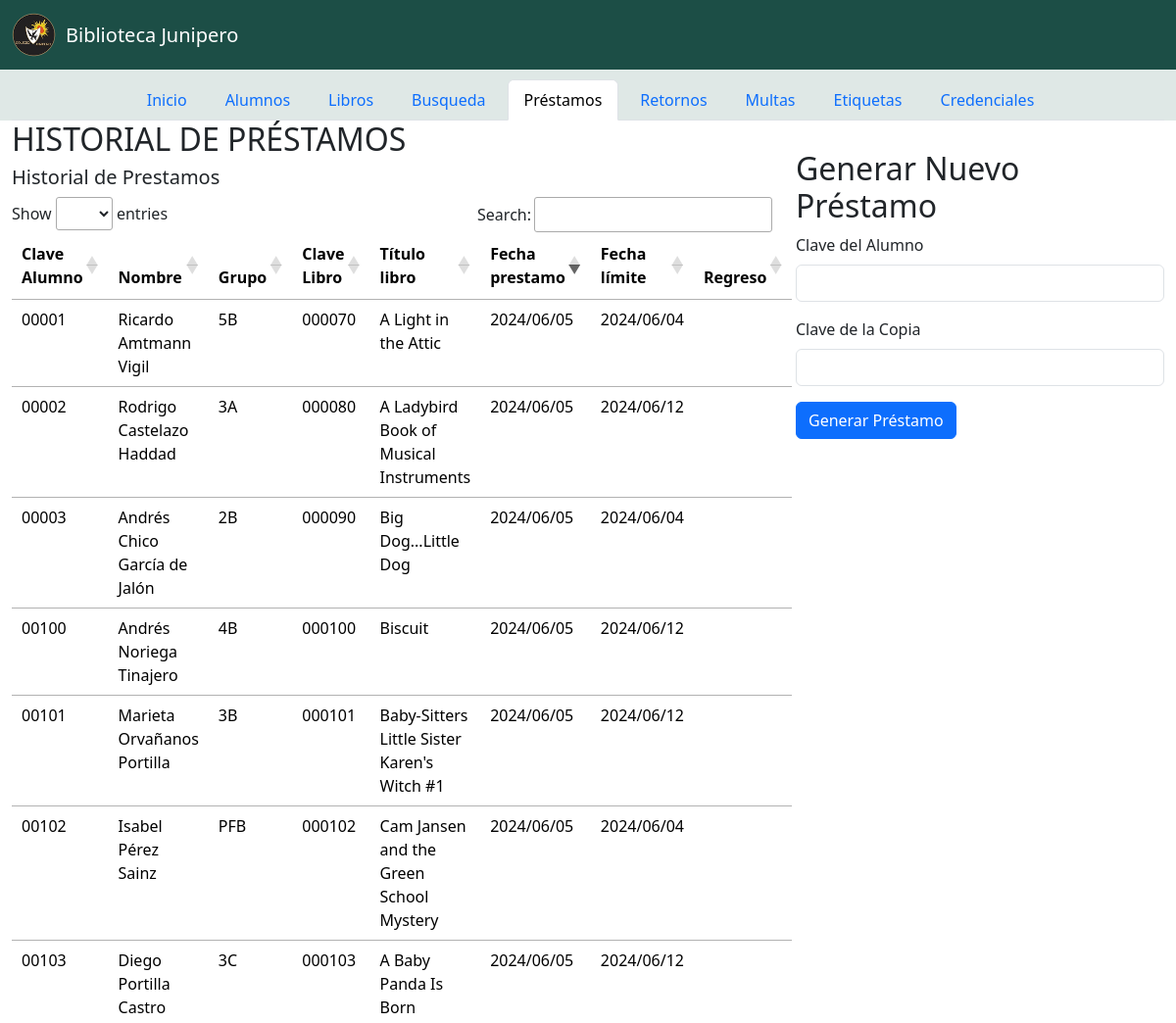
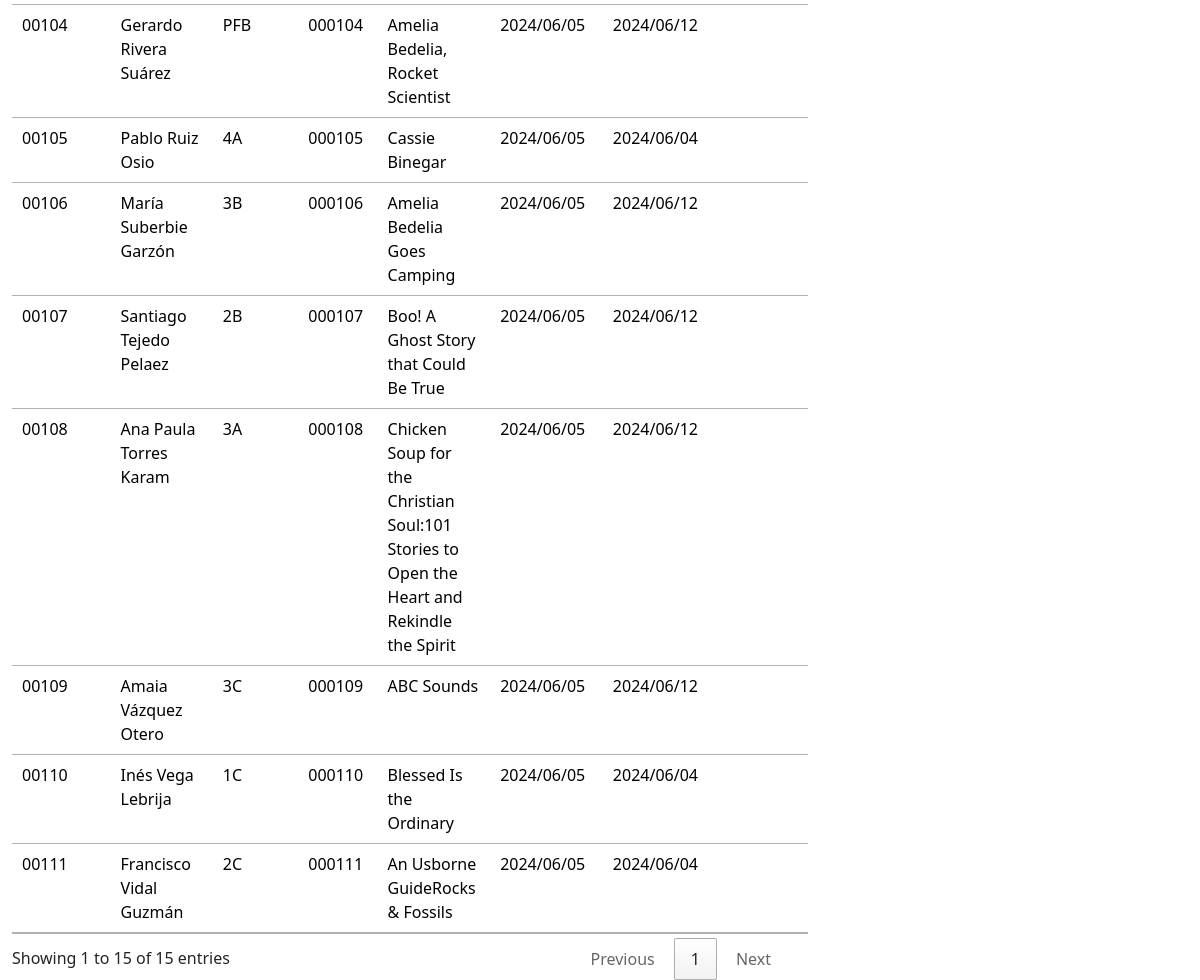
/prestamo, run on an earlier commit of the app's database (2 pictures, top to bottom).
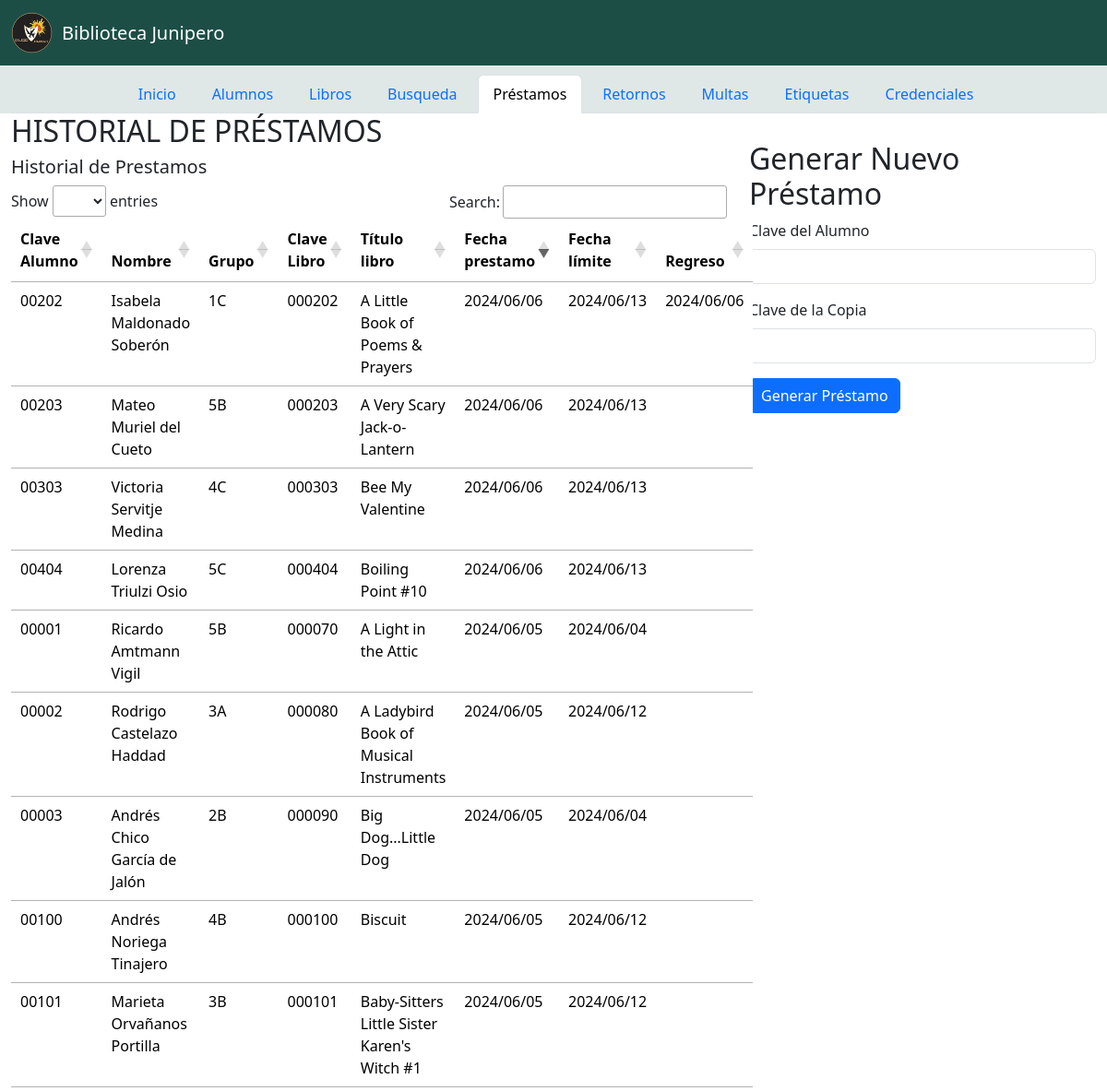
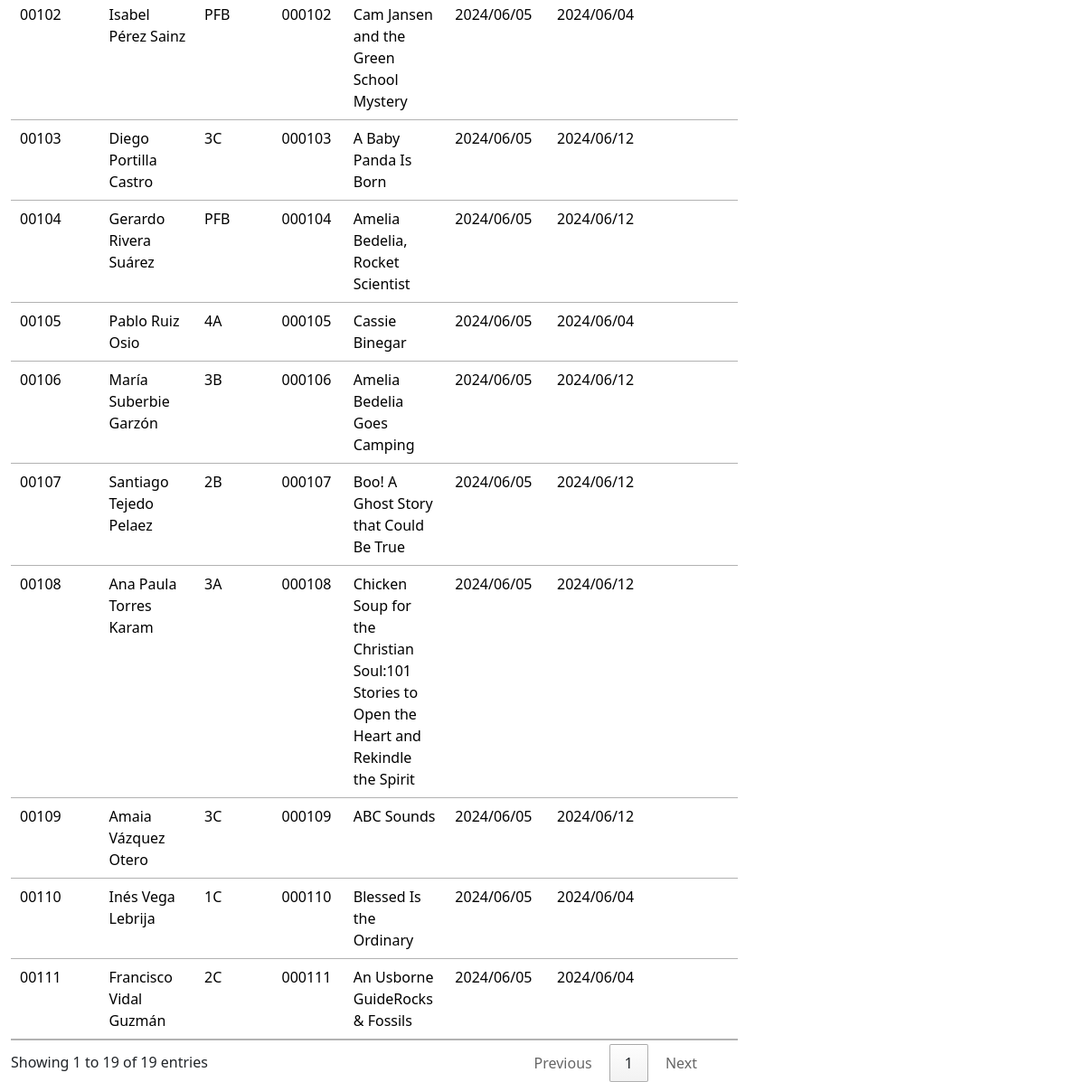
And on a later commit of the database (2 pictures, top to bottom).
### biblio_app/models.py (models this page shows, shortened)
class Prestamo(models.Model):
    clave_alumno = models.ForeignKey('Alumno', on_delete=models.CASCADE)
    clave_copia = models.ForeignKey('Copia', on_delete=models.CASCADE)
    activo = models.BooleanField(default=True)
    regreso = models.DateField(null=True)  # Campo que acepta fecha (día, mes y año)
    fecha_regreso = models.DateField(null=True,blank=True)  # Campo que acepta fecha (día, mes y año)
    fecha_creacion = models.DateField(null=True,blank=True) # Capo de la fecha que se crea el prestamo

class Alumno(models.Model):
    clave = models.AutoField(primary_key=True)
    nombre = models.CharField(max_length=50)
    apellido = models.CharField(max_length=50)
    grupo = models.IntegerField()
    clase = models.CharField(max_length=10, null=True, blank=True)
    sacalibro = models.BooleanField(default=False)
    def __str__(self):
        return f"{self.nombre} {self.apellido} "

class Copia(models.Model):
    clavecopia = models.AutoField(primary_key=True)  # Autogenerar un entero para la clave de copia
    codigolibro = models.ForeignKey(Libro, on_delete=models.CASCADE)  # Llave foránea de Libro
    disponible = models.BooleanField(default=True)
    clavealumno = models.ForeignKey('Alumno', null=True, blank=True, on_delete=models.SET_NULL)

class Libro(models.Model):
    codigolibro = models.AutoField(primary_key=True)  # Autogenerar un entero para el código del libro
    titulo = models.CharField(max_length=128)
    autor = models.CharField(max_length=240)
    ilustrador = models.CharField(max_length=100, null=True, blank=True)
    fechapublicacion = models.IntegerField(null=True, blank=True)
    editorial = models.CharField(max_length=100)
    numerotomo = models.CharField(max_length=100, null=True, blank=True)
    caracteristicasespeciales = models.TextField(null=True, blank=True)
    dewy = models.CharField(max_length=45, null=True, blank=True)  # Cambio de nombre a 'dewy'
    item = models.CharField(max_length=45, null=True, blank=True)  # Cambio de nombre a 'dewy'
    publicodirigido = models.CharField(max_length=45, null=True, blank=True)
    palabrasclave = models.TextField(null=True, blank=True)

### biblio_app/views.py (the view)
# urls.py: path('prestamo', prestamos),
def prestamos(request):
    query = request.GET.get('q')
    if query:
        if query.isdigit():
            query = str(int(query))
        prestamo = Prestamo.objects.filter(
            Q(clave_alumno__clave__icontains=query) |
            Q(clave_copia__clave__icontains=query)
        ).distinct()
    else:
        prestamo = Prestamo.objects.all()
    prestamo = prestamo.order_by(F('fecha_creacion').desc(nulls_last=True))
    return render(request, "prestamo.html", context={"current_tab": "prestamo", "prestamo": prestamo})

### biblio_app/templates/prestamo.html (shortened to what this page needs)
<!DOCTYPE html>
{% extends "index.html" %}
{% load static %}
{% block main_content %}
<div class="container-fluid justify-content-center" style=" margin-right: 30px;">
  <div class="row">
    <div class="col-md-8">
      <h2>HISTORIAL DE PRÉSTAMOS</h2>
      <h5>Historial de Prestamos</h5>
      <table class="table table-hover">
        <thead>
          <tr>
            <th>Clave Alumno</th>
            <th>Nombre </th>
            <th>Grupo</th>
            <th>Clave Libro</th>
            <th>Título libro</th>
            <th>Fecha prestamo</th>
            <th>Fecha límite</th>
            <th>Regreso</th>
          </tr>
        </thead>
        <tbody>
          {% for prestamo in prestamo %}
          <tr>
            <td>{{ prestamo.clave_alumno.clave|stringformat:"05d" }}</td>
            <td>{{ prestamo.clave_alumno }} </td>
            <td>
              {% if prestamo.clave_alumno.grupo == 0 %}
                    PF{{prestamo.clave_alumno.clase}}
              {% else %}
                  {{ prestamo.clave_alumno.grupo }}{{prestamo.clave_alumno.clase}}
              {% endif %}
            </td>
            <td>{{ prestamo.clave_copia.clavecopia|stringformat:"06d" }}</td>
            <td>{{ prestamo.clave_copia.codigolibro.titulo }}</td>
            <td>{% if prestamo.fecha_creacion  %} {{ prestamo.fecha_creacion|date:"Y/m/d" }} {%endif%}</td>
            <td>{{ prestamo.regreso|date:"Y/m/d" }}</td>
            <td>{% if prestamo.fecha_regreso  %} {{ prestamo.fecha_regreso|date:"Y/m/d" }} {%endif%}</td>
          </tr>
          {% endfor %}
        </tbody>
      </table>
    </div>
    <div class="col-md-4" style="margin-top: 30px;">
      <h2>Generar Nuevo Préstamo</h2>
      <form method="post" action="/nuevoprestamo">
        <div class="mb-3">
          <label for="clave_alumno" class="form-label">Clave del Alumno</label>
          <input type="text" class="form-control" id="clave_alumno" name="clave_alumno">
        </div>
        <div class="mb-3">
          <label for="clave_copia" class="form-label">Clave de la Copia</label>
          <input type="text" class="form-control" id="clave_copia" name="clave_copia">
        </div>
        <button type="submit" class="btn btn-primary">Generar Préstamo</button>
      </form>
    </div>
  </div>
</div>
</body>
{% endblock %}

### biblio_app/templates/index.html (shortened to what this page needs)
<!DOCTYPE html>
{% load static %}
<html lang="en">
  <head>
    <link href="https://cdn.jsdelivr.net/npm/bootstrap@5.3.2/dist/css/bootstrap.min.css" rel="stylesheet">
    <link rel="stylesheet" type="text/css" href="https://cdn.datatables.net/1.11.5/css/jquery.dataTables.css">
    <link rel="stylesheet" href="https://cdnjs.cloudflare.com/ajax/libs/font-awesome/5.15.2/css/all.min.css" />
  </head>
  <body style="margin-top: 0; padding-top: 0;">
    <nav class="navbar navbar-expand-lg navbar-dark" style="background-color: #1C4E46;">
      <div class="container-fluid">
        <a class="navbar-brand d-flex align-items-center" href="/inicio">
          <img src="{% static '/COLJ_LOG.png' %}" alt="logo" height="45" style="margin-right: 10px; vertical-align: middle;">
          <span style="color: white;">Biblioteca Junipero</span>
      </a>
      </div>
    </nav>
      <div class="container-fluid justify-content-center allign-items-center" style="background-color:#dfe8e6 ;" >
        <ul class="nav nav-tabs justify-content-center allign-items-center">
        <li class="nav-item" style="margin-top: 10px;margin-left: 5px;">
            {% if current_tab == 'inicio' %}
                <a class="nav-link active" aria-current="page" href="/inicio">Inicio</a>
            {% else %}
            <a class="nav-link " aria-current="page" href="/inicio">Inicio</a>
            {% endif %}
        </li>
        <li class="nav-item" style="margin-top: 10px;margin-left: 5px;">
            {% if current_tab == 'alumno' %}
            <a class="nav-link active" aria-current="page" href="/alumno">Alumnos</a>
        {% else %}
        <a class="nav-link " aria-current="page" href="/alumno">Alumnos</a>
        {% endif %}
        </li>
        <li class="nav-item" style="margin-top: 10px;margin-left: 5px;">
            {% if current_tab == 'libro' %}
                  <a class="nav-link active" aria-current="page" href="/libro">Libros</a>
            {% else %}
                 <a class="nav-link " aria-current="page" href="/libro">Libros</a>
        {% endif %}
        </li>
        <li class="nav-item" style="margin-top: 10px; margin-left: 5px;">
            {% if current_tab == 'busqueda' %}
                <a class="nav-link active" aria-current="page" href="/busqueda">Busqueda</a>
            {% else %}
                <a class="nav-link " aria-current="page" href="/busqueda">Busqueda</a>
            {% endif %}
          </li>
        <li class="nav-item" style="margin-top: 10px; margin-left: 5px;">
            {% if current_tab == 'prestamo' %}
                <a class="nav-link active" aria-current="page" href="/prestamo">Préstamos</a>
            {% else %}
                <a class="nav-link " aria-current="page" href="/prestamo">Préstamos</a>
            {% endif %}
          </li>
        <li class="nav-item" style="margin-top: 10px;margin-left: 5px;">
            {% if current_tab == 'retorno' %}
                <a class="nav-link active" aria-current="page" href="/retorno">Retornos</a>
            {% else %}
                <a class="nav-link " aria-current="page" href="/retorno">Retornos</a>
            {% endif %}
          </li>
        <li class="nav-item"style="margin-top: 10px;margin-left: 5px;">
            {% if current_tab == 'multa' %}
                <a class="nav-link active" aria-current="page" href="/multa">Multas</a>
            {% else %}
                <a class="nav-link " aria-current="page" href="/multa">Multas</a>
            {% endif %}
        </li>
        <li class="nav-item" style="margin-top: 10px;margin-left: 5px;">
            {% if current_tab == 'etiqueta' %}
                <a class="nav-link active" aria-current="page" href="/etiqueta">Etiquetas</a>
            {% else %}
                <a class="nav-link " aria-current="page" href="/etiqueta">Etiquetas</a>
            {% endif %}
        </li>
        <li class="nav-item" style="margin-top: 10px;margin-left: 5px;">
          {% if current_tab == 'credencial' %}
                <a class="nav-link active" aria-current="page" href="/credencial">Credenciales</a>
          {% else %}
               <a class="nav-link " aria-current="page" href="/credencial">Credenciales</a>
      {% endif %}
      </li>
      </ul>
      </div>
    {% block main_content %}
    {% endblock %}
</body>
</html>

What changed in the data, as far as the page shows it:
added Prestamo: clave_alumno.clave "00202", clave_alumno "Isabela Maldonado Soberón", clave_alumno.grupo "1", clave_alumno.clase "C", clave_copia.clavecopia "000202", clave_copia.codigolibro.titulo "A Little Book of Poems & Prayers", fecha_creacion "2024/06/06", regreso "2024/06/13", fecha_regreso "2024/06/06"
added Prestamo: clave_alumno.clave "00203", clave_alumno "Mateo Muriel del Cueto", clave_alumno.grupo "5", clave_alumno.clase "B", clave_copia.clavecopia "000203", clave_copia.codigolibro.titulo "A Very Scary Jack-o-Lantern", fecha_creacion "2024/06/06", regreso "2024/06/13"
added Prestamo: clave_alumno.clave "00303", clave_alumno "Victoria Servitje Medina", clave_alumno.grupo "4", clave_alumno.clase "C", clave_copia.clavecopia "000303", clave_copia.codigolibro.titulo "Bee My Valentine", fecha_creacion "2024/06/06", regreso "2024/06/13"
added Prestamo: clave_alumno.clave "00404", clave_alumno "Lorenza Triulzi Osio", clave_alumno.grupo "5", clave_alumno.clase "C", clave_copia.clavecopia "000404", clave_copia.codigolibro.titulo "Boiling Point #10", fecha_creacion "2024/06/06", regreso "2024/06/13"
Also different on the page:
text written by a page script: "Show entries Search: Showing 1 to 15 of 15 entries Previous 1 Next" → "Show entries Search: Showing 1 to 19 of 19 entries Previous 1 Next"
